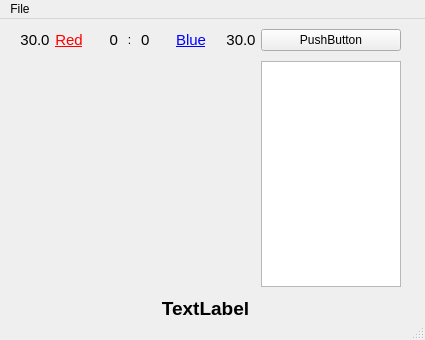
<?xml version="1.0" encoding="UTF-8"?>
<ui version="4.0">
 <class>Window</class>
 <widget class="QMainWindow" name="Window">
  <property name="geometry">
   <rect>
    <x>0</x>
    <y>0</y>
    <width>425</width>
    <height>340</height>
   </rect>
  </property>
  <property name="minimumSize">
   <size>
    <width>420</width>
    <height>340</height>
   </size>
  </property>
  <property name="windowTitle">
   <string>MMPBoard</string>
  </property>
  <property name="windowIcon">
   <iconset resource="../res.qrc">
    <normaloff>:/res/app.png</normaloff>:/res/app.png</iconset>
  </property>
  <property name="iconSize">
   <size>
    <width>32</width>
    <height>32</height>
   </size>
  </property>
  <widget class="QWidget" name="centralwidget">
   <widget class="QWidget" name="layoutWidget">
    <property name="geometry">
     <rect>
      <x>0</x>
      <y>0</y>
      <width>411</width>
      <height>311</height>
     </rect>
    </property>
    <layout class="QGridLayout" name="mainLayout">
     <property name="sizeConstraint">
      <enum>QLayout::SetDefaultConstraint</enum>
     </property>
     <property name="margin">
      <number>10</number>
     </property>
     <property name="spacing">
      <number>10</number>
     </property>
     <item row="1" column="1">
      <widget class="QPushButton" name="controlButton">
       <property name="sizePolicy">
        <sizepolicy hsizetype="Fixed" vsizetype="Fixed">
         <horstretch>0</horstretch>
         <verstretch>0</verstretch>
        </sizepolicy>
       </property>
       <property name="minimumSize">
        <size>
         <width>140</width>
         <height>0</height>
        </size>
       </property>
       <property name="baseSize">
        <size>
         <width>140</width>
         <height>0</height>
        </size>
       </property>
       <property name="text">
        <string>PushButton</string>
       </property>
      </widget>
     </item>
     <item row="3" column="0" colspan="2">
      <widget class="QLabel" name="resultExtension">
       <property name="sizePolicy">
        <sizepolicy hsizetype="Expanding" vsizetype="Fixed">
         <horstretch>0</horstretch>
         <verstretch>0</verstretch>
        </sizepolicy>
       </property>
       <property name="minimumSize">
        <size>
         <width>150</width>
         <height>0</height>
        </size>
       </property>
       <property name="font">
        <font>
         <pointsize>14</pointsize>
         <weight>75</weight>
         <bold>true</bold>
        </font>
       </property>
       <property name="text">
        <string>TextLabel</string>
       </property>
       <property name="alignment">
        <set>Qt::AlignCenter</set>
       </property>
      </widget>
     </item>
     <item row="1" column="0">
      <layout class="QHBoxLayout" name="scoreLayout">
       <item>
        <spacer name="horizontalSpacer">
         <property name="orientation">
          <enum>Qt::Horizontal</enum>
         </property>
         <property name="sizeHint" stdset="0">
          <size>
           <width>40</width>
           <height>20</height>
          </size>
         </property>
        </spacer>
       </item>
       <item>
        <widget class="QLabel" name="leftA">
         <property name="sizePolicy">
          <sizepolicy hsizetype="Fixed" vsizetype="Fixed">
           <horstretch>0</horstretch>
           <verstretch>0</verstretch>
          </sizepolicy>
         </property>
         <property name="minimumSize">
          <size>
           <width>50</width>
           <height>0</height>
          </size>
         </property>
         <property name="maximumSize">
          <size>
           <width>50</width>
           <height>16777215</height>
          </size>
         </property>
         <property name="font">
          <font>
           <pointsize>11</pointsize>
          </font>
         </property>
         <property name="text">
          <string>30.0</string>
         </property>
         <property name="alignment">
          <set>Qt::AlignCenter</set>
         </property>
        </widget>
       </item>
       <item>
        <widget class="QLabel" name="captA">
         <property name="font">
          <font>
           <pointsize>11</pointsize>
          </font>
         </property>
         <property name="text">
          <string>&lt;a href=Red&gt;&lt;font color=#ff0000&gt;Red&lt;/font&gt;&lt;/a&gt;</string>
         </property>
         <property name="textFormat">
          <enum>Qt::RichText</enum>
         </property>
         <property name="alignment">
          <set>Qt::AlignCenter</set>
         </property>
        </widget>
       </item>
       <item>
        <widget class="QLabel" name="scoreA">
         <property name="sizePolicy">
          <sizepolicy hsizetype="Fixed" vsizetype="Fixed">
           <horstretch>0</horstretch>
           <verstretch>0</verstretch>
          </sizepolicy>
         </property>
         <property name="minimumSize">
          <size>
           <width>25</width>
           <height>0</height>
          </size>
         </property>
         <property name="maximumSize">
          <size>
           <width>25</width>
           <height>16777215</height>
          </size>
         </property>
         <property name="font">
          <font>
           <pointsize>11</pointsize>
          </font>
         </property>
         <property name="text">
          <string>0</string>
         </property>
         <property name="alignment">
          <set>Qt::AlignRight|Qt::AlignTrailing|Qt::AlignVCenter</set>
         </property>
        </widget>
       </item>
       <item>
        <widget class="QLabel" name="delimeter">
         <property name="maximumSize">
          <size>
           <width>3</width>
           <height>16777215</height>
          </size>
         </property>
         <property name="text">
          <string>:</string>
         </property>
         <property name="alignment">
          <set>Qt::AlignCenter</set>
         </property>
        </widget>
       </item>
       <item>
        <widget class="QLabel" name="scoreB">
         <property name="sizePolicy">
          <sizepolicy hsizetype="Fixed" vsizetype="Fixed">
           <horstretch>0</horstretch>
           <verstretch>0</verstretch>
          </sizepolicy>
         </property>
         <property name="minimumSize">
          <size>
           <width>25</width>
           <height>0</height>
          </size>
         </property>
         <property name="maximumSize">
          <size>
           <width>25</width>
           <height>16777215</height>
          </size>
         </property>
         <property name="font">
          <font>
           <pointsize>11</pointsize>
          </font>
         </property>
         <property name="text">
          <string>0</string>
         </property>
        </widget>
       </item>
       <item>
        <widget class="QLabel" name="captB">
         <property name="font">
          <font>
           <pointsize>11</pointsize>
          </font>
         </property>
         <property name="text">
          <string>&lt;a href=Blue&gt;&lt;font color=#0000ff&gt;Blue&lt;/font&gt;&lt;/a&gt;</string>
         </property>
         <property name="textFormat">
          <enum>Qt::RichText</enum>
         </property>
         <property name="alignment">
          <set>Qt::AlignCenter</set>
         </property>
        </widget>
       </item>
       <item>
        <widget class="QLabel" name="leftB">
         <property name="sizePolicy">
          <sizepolicy hsizetype="Fixed" vsizetype="Fixed">
           <horstretch>0</horstretch>
           <verstretch>0</verstretch>
          </sizepolicy>
         </property>
         <property name="minimumSize">
          <size>
           <width>50</width>
           <height>0</height>
          </size>
         </property>
         <property name="maximumSize">
          <size>
           <width>50</width>
           <height>16777215</height>
          </size>
         </property>
         <property name="font">
          <font>
           <pointsize>11</pointsize>
          </font>
         </property>
         <property name="text">
          <string>30.0</string>
         </property>
         <property name="alignment">
          <set>Qt::AlignCenter</set>
         </property>
        </widget>
       </item>
       <item>
        <spacer name="horizontalSpacer_2">
         <property name="orientation">
          <enum>Qt::Horizontal</enum>
         </property>
         <property name="sizeHint" stdset="0">
          <size>
           <width>40</width>
           <height>20</height>
          </size>
         </property>
        </spacer>
       </item>
      </layout>
     </item>
     <item row="2" column="1">
      <widget class="QListWidget" name="textLog">
       <property name="sizePolicy">
        <sizepolicy hsizetype="Fixed" vsizetype="Expanding">
         <horstretch>0</horstretch>
         <verstretch>0</verstretch>
        </sizepolicy>
       </property>
       <property name="minimumSize">
        <size>
         <width>140</width>
         <height>0</height>
        </size>
       </property>
       <property name="maximumSize">
        <size>
         <width>140</width>
         <height>16777215</height>
        </size>
       </property>
       <property name="baseSize">
        <size>
         <width>140</width>
         <height>0</height>
        </size>
       </property>
      </widget>
     </item>
     <item row="2" column="0">
      <widget class="QFrame" name="resizingFrame">
       <property name="sizePolicy">
        <sizepolicy hsizetype="Ignored" vsizetype="Ignored">
         <horstretch>0</horstretch>
         <verstretch>0</verstretch>
        </sizepolicy>
       </property>
       <property name="frameShape">
        <enum>QFrame::NoFrame</enum>
       </property>
       <property name="frameShadow">
        <enum>QFrame::Raised</enum>
       </property>
       <property name="lineWidth">
        <number>1</number>
       </property>
       <widget class="QWidget" name="">
        <property name="geometry">
         <rect>
          <x>0</x>
          <y>0</y>
          <width>298</width>
          <height>252</height>
         </rect>
        </property>
        <layout class="QHBoxLayout" name="vertLayout">
         <item>
          <spacer name="horizontalSpacer_4">
           <property name="orientation">
            <enum>Qt::Horizontal</enum>
           </property>
           <property name="sizeHint" stdset="0">
            <size>
             <width>40</width>
             <height>20</height>
            </size>
           </property>
          </spacer>
         </item>
         <item>
          <widget class="QFrame" name="fieldFrame">
           <property name="minimumSize">
            <size>
             <width>250</width>
             <height>250</height>
            </size>
           </property>
           <property name="frameShape">
            <enum>QFrame::NoFrame</enum>
           </property>
           <property name="frameShadow">
            <enum>QFrame::Plain</enum>
           </property>
           <property name="midLineWidth">
            <number>0</number>
           </property>
           <widget class="QWidget" name="layoutWidget">
            <property name="geometry">
             <rect>
              <x>-90</x>
              <y>-20</y>
              <width>291</width>
              <height>194</height>
             </rect>
            </property>
            <layout class="QGridLayout" name="fieldLayout"/>
           </widget>
          </widget>
         </item>
         <item>
          <spacer name="horizontalSpacer_3">
           <property name="orientation">
            <enum>Qt::Horizontal</enum>
           </property>
           <property name="sizeHint" stdset="0">
            <size>
             <width>40</width>
             <height>20</height>
            </size>
           </property>
          </spacer>
         </item>
        </layout>
       </widget>
       <zorder>fieldFrame</zorder>
       <zorder>fieldFrame</zorder>
       <zorder>horizontalSpacer_3</zorder>
      </widget>
     </item>
    </layout>
   </widget>
  </widget>
  <widget class="QMenuBar" name="menubar">
   <property name="geometry">
    <rect>
     <x>0</x>
     <y>0</y>
     <width>425</width>
     <height>22</height>
    </rect>
   </property>
   <widget class="QMenu" name="menuFile">
    <property name="title">
     <string>File</string>
    </property>
    <addaction name="actionNew_game"/>
    <addaction name="actionLoad_map"/>
    <addaction name="separator"/>
    <addaction name="actionExit"/>
   </widget>
   <addaction name="menuFile"/>
  </widget>
  <widget class="QStatusBar" name="statusbar"/>
  <action name="actionNew_game">
   <property name="icon">
    <iconset resource="../res.qrc">
     <normaloff>:/res/new.png</normaloff>:/res/new.png</iconset>
   </property>
   <property name="text">
    <string>New game</string>
   </property>
   <property name="shortcut">
    <string>Ctrl+N</string>
   </property>
  </action>
  <action name="actionLoad_map">
   <property name="icon">
    <iconset resource="../res.qrc">
     <normaloff>:/res/load.png</normaloff>:/res/load.png</iconset>
   </property>
   <property name="text">
    <string>Load map</string>
   </property>
   <property name="shortcut">
    <string>Ctrl+O</string>
   </property>
  </action>
  <action name="actionExit">
   <property name="icon">
    <iconset resource="../res.qrc">
     <normaloff>:/res/exit.png</normaloff>:/res/exit.png</iconset>
   </property>
   <property name="text">
    <string>Exit</string>
   </property>
   <property name="shortcut">
    <string>Ctrl+Q</string>
   </property>
  </action>
 </widget>
 <resources>
  <include location="../res.qrc"/>
 </resources>
 <connections>
  <connection>
   <sender>actionExit</sender>
   <signal>activated()</signal>
   <receiver>Window</receiver>
   <slot>close()</slot>
   <hints>
    <hint type="sourcelabel">
     <x>-1</x>
     <y>-1</y>
    </hint>
    <hint type="destinationlabel">
     <x>399</x>
     <y>299</y>
    </hint>
   </hints>
  </connection>
 </connections>
</ui>
